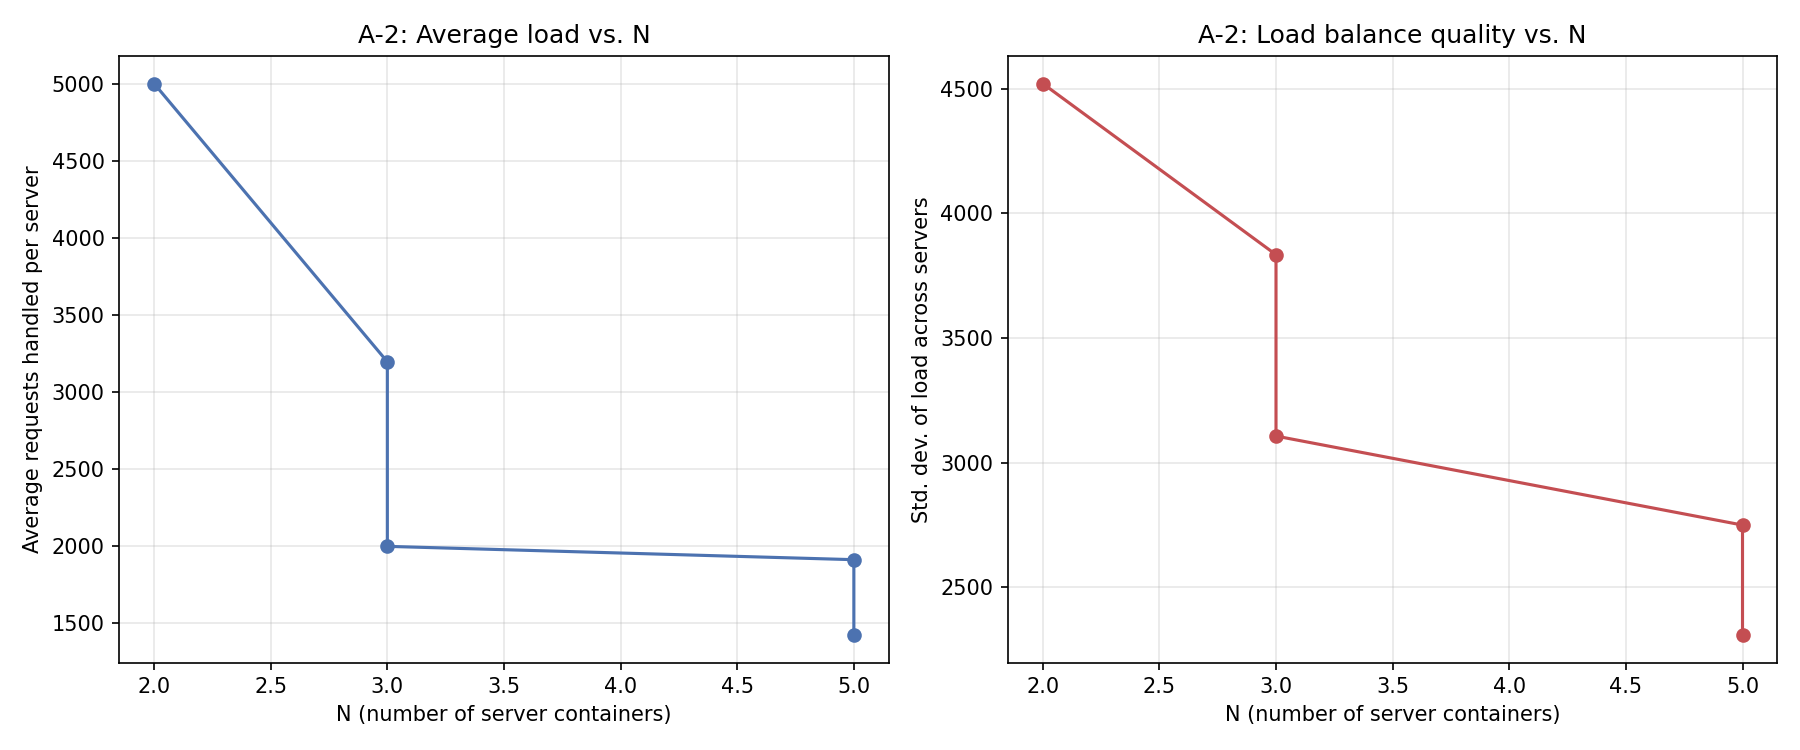

This chart was generated by the following Python code:
"""
a2_scalability.py

Assignment Task 4 - Experiment A-2

Increment N from 2 to 6. At each increment, launch 10,000 requests and
report the average load of the servers in a line chart, along with the
standard deviation across servers (a measure of how evenly the hash ring
is balancing load as N grows).

Usage:
    python a2_scalability.py
"""

import argparse
import asyncio
import statistics
from collections import Counter

import aiohttp
import matplotlib.pyplot as plt

from lb_client import fire_requests, scale_to

NUM_REQUESTS = 10_000
N_VALUES = [2, 3, 4, 5, 6]


async def run_for_n(n: int):
    async with aiohttp.ClientSession() as session:
        replicas = await scale_to(session, n)
        actual_n = replicas["N"]

    if actual_n != n:
        print(f"\n--- N={n} SKIPPED (LB stuck at N={actual_n}) ---")
        return None

    print(f"\n--- N={actual_n} ---")
    elapsed, results = await fire_requests(NUM_REQUESTS)
    counts = Counter(r for r in results if not r.startswith("ERROR"))

    per_server_counts = list(counts.values())
    avg_load = statistics.mean(per_server_counts) if per_server_counts else 0
    stdev_load = statistics.pstdev(per_server_counts) if len(per_server_counts) > 1 else 0

    print(f"  Servers observed: {len(counts)} (expected {actual_n})")
    print(f"  Avg load/server: {avg_load:.1f}  |  Std dev: {stdev_load:.1f}")
    print(f"  Throughput: {NUM_REQUESTS/elapsed:.1f} req/s")

    return actual_n, avg_load, stdev_load


async def main(output_file: str, label_suffix: str):
    ns, avgs, stdevs = [], [], []

    for n in N_VALUES:
        result = await run_for_n(n)
        if result is None:
            continue
        actual_n, avg_load, stdev_load = result
        ns.append(actual_n)
        avgs.append(avg_load)
        stdevs.append(stdev_load)

    fig, (ax1, ax2) = plt.subplots(1, 2, figsize=(12, 5))

    ax1.plot(ns, avgs, marker="o", color="#4C72B0")
    ax1.set_xlabel("N (number of server containers)")
    ax1.set_ylabel("Average requests handled per server")
    ax1.set_title(f"A-2: Average load vs. N{label_suffix}")
    ax1.grid(True, alpha=0.3)

    ax2.plot(ns, stdevs, marker="o", color="#C44E52")
    ax2.set_xlabel("N (number of server containers)")
    ax2.set_ylabel("Std. dev. of load across servers")
    ax2.set_title(f"A-2: Load balance quality vs. N{label_suffix}")
    ax2.grid(True, alpha=0.3)

    plt.tight_layout()
    plt.savefig(output_file, dpi=150)
    print(f"\nSaved chart to {output_file}")


if __name__ == "__main__":
    parser = argparse.ArgumentParser()
    parser.add_argument("--output", default="a2_scalability.png")
    parser.add_argument("--label", default="",
                         help="Extra text appended to chart titles, "
                              "e.g. ' (modified hash functions)' for A-4")
    args = parser.parse_args()
    asyncio.run(main(args.output, args.label))
